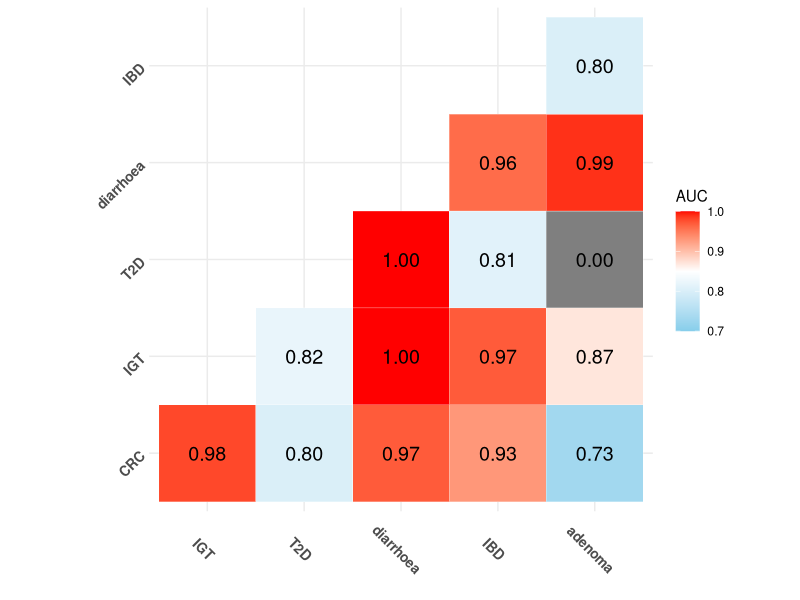

The R script that drew this image:
library(ggplot2)
library(dplyr)
require(gridExtra)
library(grid)
library(cowplot)
library(ggpubr)
library(reshape2)
# library(hrbrthemes)

# Get lower triangle of the correlation matrix
get_lower_tri<-function(cormat){
  cormat[upper.tri(cormat)] <- NA
  return(cormat)
}
# Get upper triangle of the correlation matrix
get_upper_tri <- function(cormat){
  cormat[lower.tri(cormat)]<- NA
  return(cormat)
}


pdf("classify_pairwise.pdf", width=5, height=5)


df2<-read.table("classifier_pairwise.csv", sep=",", header=TRUE)
mat <- as.matrix(df2[, 3:8])
rownames(mat) <-df2$group

melted_cormat <- melt(mat, na.rm = TRUE)
  ggplot(melted_cormat, aes(Var2, Var1, fill = value )) +
  geom_tile(color = "white")+
  scale_fill_gradient2(low = "skyblue", high = "red", mid = "white", midpoint = 0.85,
                        limit = c(0.7,1), space = "Lab", 
                       name="AUC") +
  theme_minimal()+ 
  theme(axis.text.x = element_text(angle = 315, face = "bold", size=10), axis.text.y = element_text(angle = 45, face = "bold", size=10))+
  coord_fixed()+ geom_text(aes(Var2, Var1,label = format(value, scientific = FALSE)), color = "black", size = 5)+
  xlab("") + ylab("")
  #+ ggtitle("Transitivity")


dev.off()
